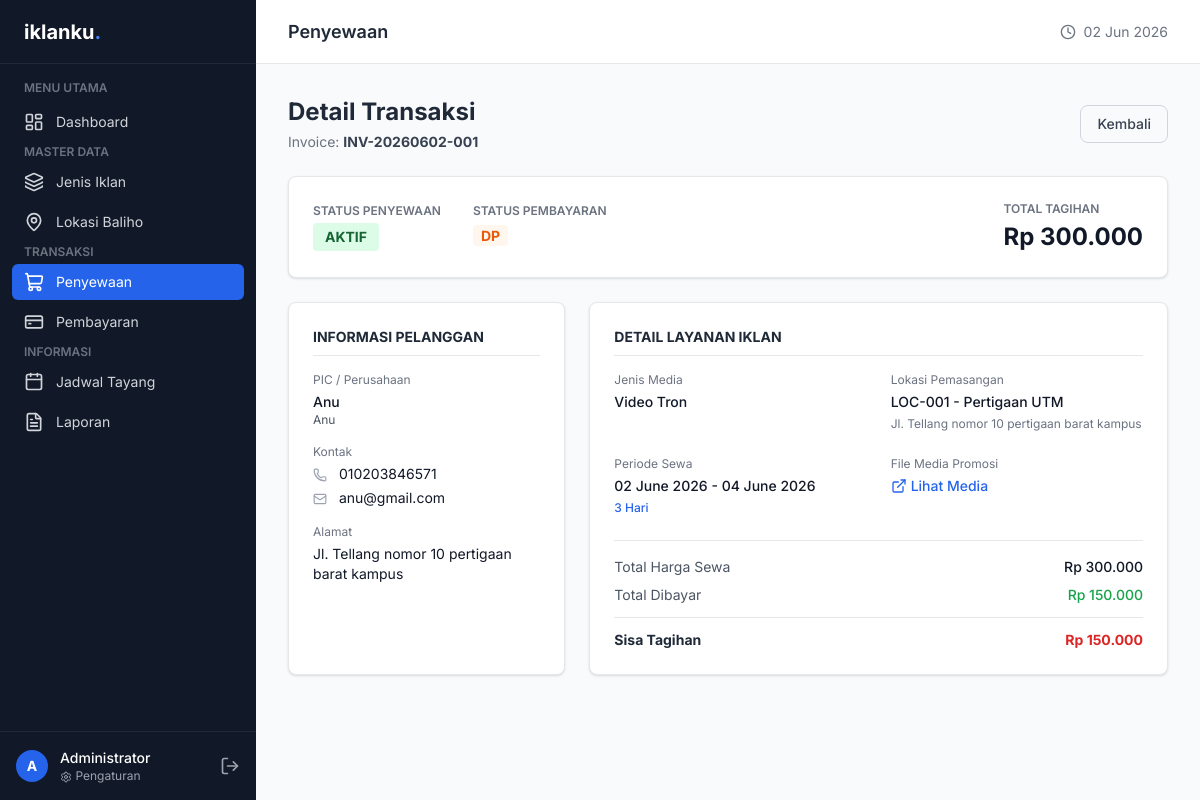
The page /penyewaan/detail.php?id=6 (signed in) on the database its author committed.
### tables this page shows
CREATE TABLE `penyewaan` (
  `id` int(11) NOT NULL,
  `no_invoice` varchar(50) NOT NULL,
  `id_lokasi` int(11) NOT NULL,
  `id_jenis` int(11) NOT NULL,
  `nama_pic` varchar(100) NOT NULL,
  `nama_pt` varchar(150) NOT NULL,
  `no_hp` varchar(20) NOT NULL,
  `email` varchar(100) NOT NULL,
  `alamat` text NOT NULL,
  `file_media` varchar(255) DEFAULT NULL,
  `tgl_mulai` date NOT NULL,
  `tgl_selesai` date NOT NULL,
  `total_hari` int(11) NOT NULL,
  `total_harga` decimal(15,2) NOT NULL,
  `status_penyewaan` enum('Pending','Aktif','Selesai','Dibatalkan') DEFAULT 'Pending',
  `created_at` timestamp NOT NULL DEFAULT current_timestamp()
);

CREATE TABLE `pembayaran` (
  `id` int(11) NOT NULL,
  `id_penyewaan` int(11) NOT NULL,
  `total_tagihan` decimal(15,2) NOT NULL,
  `dibayar` decimal(15,2) DEFAULT 0.00,
  `sisa_tagihan` decimal(15,2) NOT NULL,
  `status_pembayaran` enum('Belum Bayar','DP','Lunas') DEFAULT 'Belum Bayar',
  `updated_at` timestamp NOT NULL DEFAULT current_timestamp() ON UPDATE current_timestamp()
);

CREATE TABLE `jenis_iklan` (
  `id` int(11) NOT NULL,
  `nama_jenis` varchar(100) NOT NULL,
  `kategori` enum('Cetak','Digital') NOT NULL,
  `deskripsi` text DEFAULT NULL,
  `status_aktif` enum('aktif','nonaktif') DEFAULT 'aktif'
);

CREATE TABLE `lokasi` (
  `id` int(11) NOT NULL,
  `kode_lokasi` varchar(50) NOT NULL,
  `nama_lokasi` varchar(150) NOT NULL,
  `alamat` text NOT NULL,
  `id_jenis` int(11) NOT NULL,
  `ukuran` varchar(50) DEFAULT NULL,
  `status_lokasi` enum('tersedia','digunakan','maintenance') DEFAULT 'tersedia',
  `foto_lokasi` varchar(255) DEFAULT NULL,
  `harga_per_hari` decimal(15,2) NOT NULL
);

### penyewaan/detail.php (the view, shortened to what this page needs)
<?php
require_once '../includes/header.php';
require_once '../includes/sidebar.php';
$id_penyewaan = isset($_GET['id']) ? (int)$_GET['id'] : 0;
$query_detail = $conn->prepare("
    SELECT p.*,
           l.nama_lokasi, l.alamat as alamat_lokasi, l.kode_lokasi,
           j.nama_jenis,
           b.total_tagihan, b.dibayar, b.sisa_tagihan, b.status_pembayaran
    FROM penyewaan p
    JOIN lokasi l ON p.id_lokasi = l.id
    JOIN jenis_iklan j ON p.id_jenis = j.id
    JOIN pembayaran b ON p.id = b.id_penyewaan
    WHERE p.id = ?
");
$query_detail->bind_param("i", $id_penyewaan);
$query_detail->execute();
$data_penyewaan = $query_detail->get_result()->fetch_assoc();
?>
<div class="max-w-5xl mx-auto">
    <div class="flex flex-col sm:flex-row sm:items-center justify-between mb-6 gap-3">
        <div>
            <h2 class="text-2xl font-bold text-gray-800">Detail Transaksi</h2>
            <p class="text-sm text-gray-500 mt-1">Invoice: <span class="font-bold text-gray-700"><?= htmlspecialchars($data_penyewaan['no_invoice']) ?></span></p>
        </div>
        <a href="index.php" class="px-4 py-2 border border-gray-300 rounded-lg text-sm font-medium text-gray-700 hover:bg-gray-50 text-center">
            Kembali
        </a>
    </div>
    <div class="grid grid-cols-1 md:grid-cols-3 gap-6">
        <div class="md:col-span-3 bg-white rounded-lg shadow border border-gray-200 p-6 flex flex-col sm:flex-row sm:items-center justify-between gap-4">
            <div class="flex flex-wrap gap-6 sm:gap-8">
                <div>
                    <p class="text-xs text-gray-500 font-semibold mb-1 uppercase">Status Penyewaan</p>
                    <?php
                    $warna_status_penyewaan = 'bg-gray-100 text-gray-800';
                    if ($data_penyewaan['status_penyewaan'] == 'Pending')     $warna_status_penyewaan = 'bg-orange-100 text-orange-800';
                    else if ($data_penyewaan['status_penyewaan'] == 'Aktif')      $warna_status_penyewaan = 'bg-green-100 text-green-800';
                    else if ($data_penyewaan['status_penyewaan'] == 'Selesai')    $warna_status_penyewaan = 'bg-blue-100 text-blue-800';
                    else if ($data_penyewaan['status_penyewaan'] == 'Dibatalkan') $warna_status_penyewaan = 'bg-red-100 text-red-800';
                    ?>
                    <span class="inline-block px-3 py-1 rounded text-sm font-bold <?= $warna_status_penyewaan ?>">
                        <?= strtoupper($data_penyewaan['status_penyewaan']) ?>
                    </span>
                </div>
                <div>
                    <p class="text-xs text-gray-500 font-semibold mb-1 uppercase">Status Pembayaran</p>
                    <?php
                    $warna_status_bayar = 'text-gray-800';
                    if ($data_penyewaan['status_pembayaran'] == 'Belum Bayar') $warna_status_bayar = 'text-red-600 bg-red-50 px-2 py-0.5 rounded';
                    else if ($data_penyewaan['status_pembayaran'] == 'DP')     $warna_status_bayar = 'text-orange-600 bg-orange-50 px-2 py-0.5 rounded';
                    else if ($data_penyewaan['status_pembayaran'] == 'Lunas')  $warna_status_bayar = 'text-green-600 bg-green-50 px-2 py-0.5 rounded';
                    ?>
                    <span class="text-sm font-bold <?= $warna_status_bayar ?>">
                        <?= strtoupper($data_penyewaan['status_pembayaran']) ?>
                    </span>
                </div>
            </div>
            <div>
                <p class="text-xs text-gray-500 font-semibold mb-1 uppercase">Total Tagihan</p>
                <p class="text-2xl font-bold text-gray-900">Rp <?= number_format($data_penyewaan['total_tagihan'], 0, ',', '.') ?></p>
            </div>
        </div>
        <div class="md:col-span-1 bg-white rounded-lg shadow border border-gray-200 p-6">
            <h3 class="text-sm font-bold text-gray-800 uppercase mb-4 pb-2 border-b">Informasi Pelanggan</h3>
            <div class="space-y-4">
                <div>
                    <p class="text-xs text-gray-500 mb-1">PIC / Perusahaan</p>
                    <p class="text-sm font-medium text-gray-900"><?= htmlspecialchars($data_penyewaan['nama_pic']) ?></p>
                    <?php if($data_penyewaan['nama_pt']): ?>
                        <p class="text-xs text-gray-600"><?= htmlspecialchars($data_penyewaan['nama_pt']) ?></p>
                    <?php endif; ?>
                </div>
                <div>
                    <p class="text-xs text-gray-500 mb-1">Kontak</p>
                    <p class="text-sm text-gray-900"><i data-lucide="phone" class="w-3.5 h-3.5 mr-2 inline text-gray-400"></i> <?= htmlspecialchars($data_penyewaan['no_hp']) ?></p>
                    <p class="text-sm text-gray-900 mt-1"><i data-lucide="mail" class="w-3.5 h-3.5 mr-2 inline text-gray-400"></i> <?= htmlspecialchars($data_penyewaan['email']) ?></p>
                </div>
                <div>
                    <p class="text-xs text-gray-500 mb-1">Alamat</p>
                    <p class="text-sm text-gray-900"><?= nl2br(htmlspecialchars($data_penyewaan['alamat'])) ?></p>
                </div>
            </div>
        </div>
        <div class="md:col-span-2 bg-white rounded-lg shadow border border-gray-200 p-6">
            <h3 class="text-sm font-bold text-gray-800 uppercase mb-4 pb-2 border-b">Detail Layanan Iklan</h3>
            <div class="grid grid-cols-1 sm:grid-cols-2 gap-6">
                <div>
                    <p class="text-xs text-gray-500 mb-1">Jenis Media</p>
                    <p class="text-sm font-medium text-gray-900"><?= htmlspecialchars($data_penyewaan['nama_jenis']) ?></p>
                </div>
                <div>
                    <p class="text-xs text-gray-500 mb-1">Lokasi Pemasangan</p>
                    <p class="text-sm font-medium text-gray-900"><?= htmlspecialchars($data_penyewaan['kode_lokasi']) ?> - <?= htmlspecialchars($data_penyewaan['nama_lokasi']) ?></p>
                    <p class="text-xs text-gray-500 mt-1"><?= htmlspecialchars($data_penyewaan['alamat_lokasi']) ?></p>
                </div>
                <div>
                    <p class="text-xs text-gray-500 mb-1">Periode Sewa</p>
                    <p class="text-sm font-medium text-gray-900"><?= date('d F Y', strtotime($data_penyewaan['tgl_mulai'])) ?> - <?= date('d F Y', strtotime($data_penyewaan['tgl_selesai'])) ?></p>
                    <p class="text-xs text-blue-600 font-medium mt-1"><?= $data_penyewaan['total_hari'] ?> Hari</p>
                </div>
                <div>
                    <p class="text-xs text-gray-500 mb-1">File Media Promosi</p>
                    <?php if($data_penyewaan['file_media']): ?>
                        <a href="<?= BASE_URL ?>/uploads/media/<?= $data_penyewaan['file_media'] ?>" target="_blank" class="inline-flex items-center text-sm text-blue-600 hover:text-blue-800 font-medium">
                            <i data-lucide="external-link" class="w-4 h-4 mr-1"></i> Lihat Media
                        </a>
                    <?php else: ?>
                        <p class="text-sm text-gray-400 italic">Belum ada file media</p>
                    <?php endif; ?>
                </div>
            </div>
            <div class="mt-6 pt-4 border-t">
                <div class="flex justify-between items-center text-sm mb-2">
                    <span class="text-gray-600">Total Harga Sewa</span>
                    <span class="font-medium text-gray-900">Rp <?= number_format($data_penyewaan['total_harga'], 0, ',', '.') ?></span>
                </div>
                <div class="flex justify-between items-center text-sm mb-2">
                    <span class="text-gray-600">Total Dibayar</span>
                    <span class="font-medium text-green-600">Rp <?= number_format($data_penyewaan['dibayar'], 0, ',', '.') ?></span>
                </div>
                <div class="flex justify-between items-center text-sm font-bold mt-3 pt-3 border-t">
                    <span class="text-gray-800">Sisa Tagihan</span>
                    <span class="text-red-600">Rp <?= number_format($data_penyewaan['sisa_tagihan'], 0, ',', '.') ?></span>
                </div>
            </div>
        </div>
    </div>
</div>
<?php require_once '../includes/footer.php'; ?>

### includes/header.php (style rules this page uses)
body { font-family: 'Inter', sans-serif; }

### rows shown on the page
penyewaan: no_invoice "INV-20260602-001", status_penyewaan "AKTIF", pembayaran.status_pembayaran "DP", pembayaran.total_tagihan "300.000", nama_pic "Anu", nama_pt "Anu", no_hp "010203846571", email "anu@gmail.com", alamat "Jl. Tellang nomor 10 pertigaan barat kampus", id_jenis.nama_jenis "Video Tron", id_lokasi.kode_lokasi "LOC-001", id_lokasi.nama_lokasi "Pertigaan UTM", id_lokasi.alamat "Jl. Tellang nomor 10 pertigaan barat kampus", tgl_mulai "02 June 2026", tgl_selesai "04 June 2026", total_hari "3", total_harga "300.000", pembayaran.dibayar "150.000", pembayaran.sisa_tagihan "150.000"

### other values the page prints
substr($_SESSION['nama'], 0, 1) "A"
$_SESSION['nama'] "Administrator"
str_replace('_', ' ', $menu_aktif) "Penyewaan"
